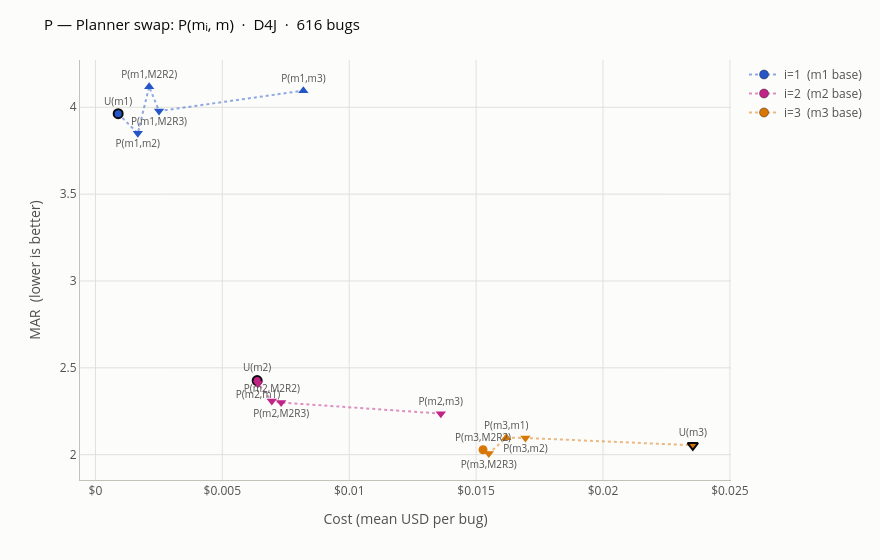
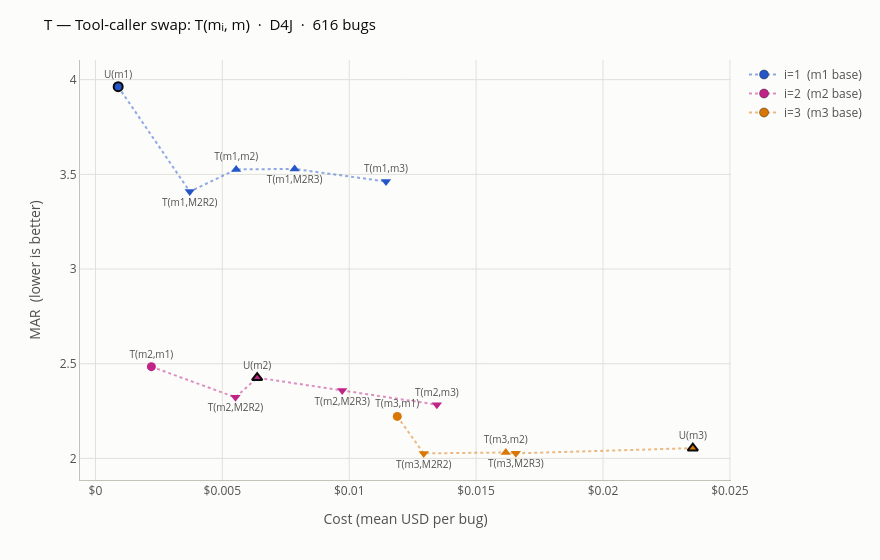
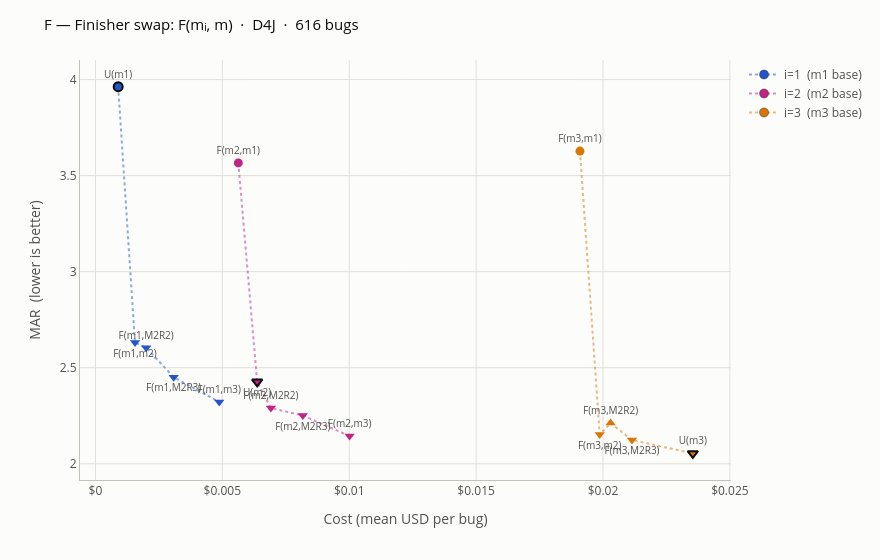

Notebook code cell kept with these figures, in order:
### Markdown cell above
### Defects4J (D4J)

Per-phase plots for D4J alone, then the per-instance MAR table and its $(X, i)$ aggregate. `U-Min` is the headroom of the best swap below the uniform anchor, `Max-Min` the dynamic range of the swap — both are functions of $(X, i)$, so they repeat across the 5 swap rows of a group in the per-instance table.

### Code cell
for fig in per_phase_figures("D4J"):
    fig.show()

### Figure 1 — Plotly figure (JSON) as saved in the notebook; plotly's stock layout.template omitted (floating-point values rounded to 4 significant figures)
{"data": [{"customdata": [["M1R1-M1R1-M1R1", "U(m1)"], ["M2R1-M1R1-M1R1", "P(m1,m2)"], ["M2R2-M1R1-M1R1", "P(m1,M2R2)"], ["M2R3-M1R1-M1R1", "P(m1,M2R3)"], ["M3R1-M1R1-M1R1", "P(m1,m3)"]], "hovertemplate": "<b>%{customdata[1]}</b>  ·  %{customdata[0]}<br>MAR %{y:.3f}<br>Cost $%{x:.5f}/bug<extra>i=1  (m1 base)</extra>", "line": {"color": "rgba(36,86,199,0.5)", "dash": "dot", "width": 2}, "marker": {"color": "#2456c7", "line": {"color": "#0b0b0b", "width": [2, 0, 0, 0, 0]}, "size": 9, "symbol": ["circle", "triangle-down", "triangle-up", "triangle-down", "triangle-up"]}, "mode": "lines+markers+text", "name": "i=1  (m1 base)", "text": ["U(m1)", "P(m1,m2)", "P(m1,M2R2)", "P(m1,M2R3)", "P(m1,m3)"], "textfont": {"color": "#52514e", "size": 10}, "textposition": ["top center", "bottom center", "top center", "bottom center", "top center"], "type": "scatter", "x": [0.0008955, 0.001669, 0.002117, 0.002506, 0.008193], "y": [3.963, 3.85, 4.119, 3.978, 4.096]}, {"customdata": [["M2R1-M2R1-M2R1", "U(m2)"], ["M1R1-M2R1-M2R1", "P(m2,m1)"], ["M2R2-M2R1-M2R1", "P(m2,M2R2)"], ["M2R3-M2R1-M2R1", "P(m2,M2R3)"], ["M3R1-M2R1-M2R1", "P(m2,m3)"]], "hovertemplate": "<b>%{customdata[1]}</b>  ·  %{customdata[0]}<br>MAR %{y:.3f}<br>Cost $%{x:.5f}/bug<extra>i=2  (m2 base)</extra>", "line": {"color": "rgba(192,36,134,0.5)", "dash": "dot", "width": 2}, "marker": {"color": "#c02486", "line": {"color": "#0b0b0b", "width": [2, 0, 0, 0, 0]}, "size": 9, "symbol": ["circle", "triangle-down", "triangle-down", "triangle-down", "triangle-down"]}, "mode": "lines+markers+text", "name": "i=2  (m2 base)", "text": ["U(m2)", "P(m2,m1)", "P(m2,M2R2)", "P(m2,M2R3)", "P(m2,m3)"], "textfont": {"color": "#52514e", "size": 10}, "textposition": ["top center", "bottom center", "top center", "bottom center", "top center"], "type": "scatter", "x": [0.006372, 0.006408, 0.00695, 0.007318, 0.01361], "y": [2.426, 2.41, 2.309, 2.3, 2.236]}, {"customdata": [["M2R2-M3R1-M3R1", "P(m3,M2R2)"], ["M2R3-M3R1-M3R1", "P(m3,M2R3)"], ["M1R1-M3R1-M3R1", "P(m3,m1)"], ["M2R1-M3R1-M3R1", "P(m3,m2)"], ["M3R1-M3R1-M3R1", "U(m3)"]], "hovertemplate": "<b>%{customdata[1]}</b>  ·  %{customdata[0]}<br>MAR %{y:.3f}<br>Cost $%{x:.5f}/bug<extra>i=3  (m3 base)</extra>", "line": {"color": "rgba(217,119,6,0.5)", "dash": "dot", "width": 2}, "marker": {"color": "#d97706", "line": {"color": "#0b0b0b", "width": [0, 0, 0, 0, 2]}, "size": 9, "symbol": ["circle", "triangle-down", "triangle-up", "triangle-down", "triangle-down"]}, "mode": "lines+markers+text", "name": "i=3  (m3 base)", "text": ["P(m3,M2R2)", "P(m3,M2R3)", "P(m3,m1)", "P(m3,m2)", "U(m3)"], "textfont": {"color": "#52514e", "size": 10}, "textposition": ["top center", "bottom center", "top center", "bottom center", "top center"], "type": "scatter", "x": [0.01527, 0.0155, 0.01619, 0.01694, 0.02354], "y": [2.029, 2.008, 2.098, 2.096, 2.054]}], "layout": {"font": {"color": "#52514e", "size": 12}, "height": 560, "legend": {"bgcolor": "rgba(252,252,251,0.9)"}, "margin": {"r": 30, "t": 60}, "paper_bgcolor": "#fcfcfb", "plot_bgcolor": "#fcfcfb", "title": {"font": {"color": "#0b0b0b", "size": 15}, "text": "P — Planner swap: P(mᵢ, m)  ·  D4J  ·  616 bugs"}, "width": 880, "xaxis": {"gridcolor": "#e1e0d9", "linecolor": "#c3c2b7", "tickprefix": "$", "title": {"text": "Cost (mean USD per bug)"}, "zeroline": false}, "yaxis": {"gridcolor": "#e1e0d9", "linecolor": "#c3c2b7", "title": {"text": "MAR  (lower is better)"}, "zeroline": false}}}

### Figure 2 — Plotly figure (JSON) as saved in the notebook; plotly's stock layout.template omitted (floating-point values rounded to 4 significant figures)
{"data": [{"customdata": [["M1R1-M1R1-M1R1", "U(m1)"], ["M1R1-M2R2-M1R1", "T(m1,M2R2)"], ["M1R1-M2R1-M1R1", "T(m1,m2)"], ["M1R1-M2R3-M1R1", "T(m1,M2R3)"], ["M1R1-M3R1-M1R1", "T(m1,m3)"]], "hovertemplate": "<b>%{customdata[1]}</b>  ·  %{customdata[0]}<br>MAR %{y:.3f}<br>Cost $%{x:.5f}/bug<extra>i=1  (m1 base)</extra>", "line": {"color": "rgba(36,86,199,0.5)", "dash": "dot", "width": 2}, "marker": {"color": "#2456c7", "line": {"color": "#0b0b0b", "width": [2, 0, 0, 0, 0]}, "size": 9, "symbol": ["circle", "triangle-down", "triangle-up", "triangle-up", "triangle-down"]}, "mode": "lines+markers+text", "name": "i=1  (m1 base)", "text": ["U(m1)", "T(m1,M2R2)", "T(m1,m2)", "T(m1,M2R3)", "T(m1,m3)"], "textfont": {"color": "#52514e", "size": 10}, "textposition": ["top center", "bottom center", "top center", "bottom center", "top center"], "type": "scatter", "x": [0.0008955, 0.003716, 0.005544, 0.007849, 0.01145], "y": [3.963, 3.409, 3.526, 3.529, 3.462]}, {"customdata": [["M2R1-M1R1-M2R1", "T(m2,m1)"], ["M2R1-M2R2-M2R1", "T(m2,M2R2)"], ["M2R1-M2R1-M2R1", "U(m2)"], ["M2R1-M2R3-M2R1", "T(m2,M2R3)"], ["M2R1-M3R1-M2R1", "T(m2,m3)"]], "hovertemplate": "<b>%{customdata[1]}</b>  ·  %{customdata[0]}<br>MAR %{y:.3f}<br>Cost $%{x:.5f}/bug<extra>i=2  (m2 base)</extra>", "line": {"color": "rgba(192,36,134,0.5)", "dash": "dot", "width": 2}, "marker": {"color": "#c02486", "line": {"color": "#0b0b0b", "width": [0, 0, 2, 0, 0]}, "size": 9, "symbol": ["circle", "triangle-down", "triangle-up", "triangle-down", "triangle-down"]}, "mode": "lines+markers+text", "name": "i=2  (m2 base)", "text": ["T(m2,m1)", "T(m2,M2R2)", "U(m2)", "T(m2,M2R3)", "T(m2,m3)"], "textfont": {"color": "#52514e", "size": 10}, "textposition": ["top center", "bottom center", "top center", "bottom center", "top center"], "type": "scatter", "x": [0.002204, 0.005517, 0.006372, 0.009724, 0.01345], "y": [2.485, 2.323, 2.426, 2.358, 2.284]}, {"customdata": [["M3R1-M1R1-M3R1", "T(m3,m1)"], ["M3R1-M2R2-M3R1", "T(m3,M2R2)"], ["M3R1-M2R1-M3R1", "T(m3,m2)"], ["M3R1-M2R3-M3R1", "T(m3,M2R3)"], ["M3R1-M3R1-M3R1", "U(m3)"]], "hovertemplate": "<b>%{customdata[1]}</b>  ·  %{customdata[0]}<br>MAR %{y:.3f}<br>Cost $%{x:.5f}/bug<extra>i=3  (m3 base)</extra>", "line": {"color": "rgba(217,119,6,0.5)", "dash": "dot", "width": 2}, "marker": {"color": "#d97706", "line": {"color": "#0b0b0b", "width": [0, 0, 0, 0, 2]}, "size": 9, "symbol": ["circle", "triangle-down", "triangle-up", "triangle-down", "triangle-up"]}, "mode": "lines+markers+text", "name": "i=3  (m3 base)", "text": ["T(m3,m1)", "T(m3,M2R2)", "T(m3,m2)", "T(m3,M2R3)", "U(m3)"], "textfont": {"color": "#52514e", "size": 10}, "textposition": ["top center", "bottom center", "top center", "bottom center", "top center"], "type": "scatter", "x": [0.01189, 0.01293, 0.01617, 0.01657, 0.02354], "y": [2.222, 2.027, 2.031, 2.027, 2.054]}], "layout": {"font": {"color": "#52514e", "size": 12}, "height": 560, "legend": {"bgcolor": "rgba(252,252,251,0.9)"}, "margin": {"r": 30, "t": 60}, "paper_bgcolor": "#fcfcfb", "plot_bgcolor": "#fcfcfb", "title": {"font": {"color": "#0b0b0b", "size": 15}, "text": "T — Tool-caller swap: T(mᵢ, m)  ·  D4J  ·  616 bugs"}, "width": 880, "xaxis": {"gridcolor": "#e1e0d9", "linecolor": "#c3c2b7", "tickprefix": "$", "title": {"text": "Cost (mean USD per bug)"}, "zeroline": false}, "yaxis": {"gridcolor": "#e1e0d9", "linecolor": "#c3c2b7", "title": {"text": "MAR  (lower is better)"}, "zeroline": false}}}

### Figure 3 — Plotly figure (JSON) as saved in the notebook; plotly's stock layout.template omitted (floating-point values rounded to 4 significant figures)
{"data": [{"customdata": [["M1R1-M1R1-M1R1", "U(m1)"], ["M1R1-M1R1-M2R1", "F(m1,m2)"], ["M1R1-M1R1-M2R2", "F(m1,M2R2)"], ["M1R1-M1R1-M2R3", "F(m1,M2R3)"], ["M1R1-M1R1-M3R1", "F(m1,m3)"]], "hovertemplate": "<b>%{customdata[1]}</b>  ·  %{customdata[0]}<br>MAR %{y:.3f}<br>Cost $%{x:.5f}/bug<extra>i=1  (m1 base)</extra>", "line": {"color": "rgba(36,86,199,0.5)", "dash": "dot", "width": 2}, "marker": {"color": "#2456c7", "line": {"color": "#0b0b0b", "width": [2, 0, 0, 0, 0]}, "size": 9, "symbol": ["circle", "triangle-down", "triangle-down", "triangle-down", "triangle-down"]}, "mode": "lines+markers+text", "name": "i=1  (m1 base)", "text": ["U(m1)", "F(m1,m2)", "F(m1,M2R2)", "F(m1,M2R3)", "F(m1,m3)"], "textfont": {"color": "#52514e", "size": 10}, "textposition": ["top center", "bottom center", "top center", "bottom center", "top center"], "type": "scatter", "x": [0.0008955, 0.001558, 0.001998, 0.003083, 0.004879], "y": [3.963, 2.631, 2.604, 2.451, 2.322]}, {"customdata": [["M2R1-M2R1-M1R1", "F(m2,m1)"], ["M2R1-M2R1-M2R1", "U(m2)"], ["M2R1-M2R1-M2R2", "F(m2,M2R2)"], ["M2R1-M2R1-M2R3", "F(m2,M2R3)"], ["M2R1-M2R1-M3R1", "F(m2,m3)"]], "hovertemplate": "<b>%{customdata[1]}</b>  ·  %{customdata[0]}<br>MAR %{y:.3f}<br>Cost $%{x:.5f}/bug<extra>i=2  (m2 base)</extra>", "line": {"color": "rgba(192,36,134,0.5)", "dash": "dot", "width": 2}, "marker": {"color": "#c02486", "line": {"color": "#0b0b0b", "width": [0, 2, 0, 0, 0]}, "size": 9, "symbol": ["circle", "triangle-down", "triangle-down", "triangle-down", "triangle-down"]}, "mode": "lines+markers+text", "name": "i=2  (m2 base)", "text": ["F(m2,m1)", "U(m2)", "F(m2,M2R2)", "F(m2,M2R3)", "F(m2,m3)"], "textfont": {"color": "#52514e", "size": 10}, "textposition": ["top center", "bottom center", "top center", "bottom center", "top center"], "type": "scatter", "x": [0.005629, 0.006372, 0.006913, 0.008171, 0.01001], "y": [3.566, 2.426, 2.29, 2.251, 2.145]}, {"customdata": [["M3R1-M3R1-M1R1", "F(m3,m1)"], ["M3R1-M3R1-M2R1", "F(m3,m2)"], ["M3R1-M3R1-M2R2", "F(m3,M2R2)"], ["M3R1-M3R1-M2R3", "F(m3,M2R3)"], ["M3R1-M3R1-M3R1", "U(m3)"]], "hovertemplate": "<b>%{customdata[1]}</b>  ·  %{customdata[0]}<br>MAR %{y:.3f}<br>Cost $%{x:.5f}/bug<extra>i=3  (m3 base)</extra>", "line": {"color": "rgba(217,119,6,0.5)", "dash": "dot", "width": 2}, "marker": {"color": "#d97706", "line": {"color": "#0b0b0b", "width": [0, 0, 0, 0, 2]}, "size": 9, "symbol": ["circle", "triangle-down", "triangle-up", "triangle-down", "triangle-down"]}, "mode": "lines+markers+text", "name": "i=3  (m3 base)", "text": ["F(m3,m1)", "F(m3,m2)", "F(m3,M2R2)", "F(m3,M2R3)", "U(m3)"], "textfont": {"color": "#52514e", "size": 10}, "textposition": ["top center", "bottom center", "top center", "bottom center", "top center"], "type": "scatter", "x": [0.01909, 0.01987, 0.0203, 0.02114, 0.02354], "y": [3.628, 2.152, 2.212, 2.124, 2.054]}], "layout": {"font": {"color": "#52514e", "size": 12}, "height": 560, "legend": {"bgcolor": "rgba(252,252,251,0.9)"}, "margin": {"r": 30, "t": 60}, "paper_bgcolor": "#fcfcfb", "plot_bgcolor": "#fcfcfb", "title": {"font": {"color": "#0b0b0b", "size": 15}, "text": "F — Finisher swap: F(mᵢ, m)  ·  D4J  ·  616 bugs"}, "width": 880, "xaxis": {"gridcolor": "#e1e0d9", "linecolor": "#c3c2b7", "tickprefix": "$", "title": {"text": "Cost (mean USD per bug)"}, "zeroline": false}, "yaxis": {"gridcolor": "#e1e0d9", "linecolor": "#c3c2b7", "title": {"text": "MAR  (lower is better)"}, "zeroline": false}}}
